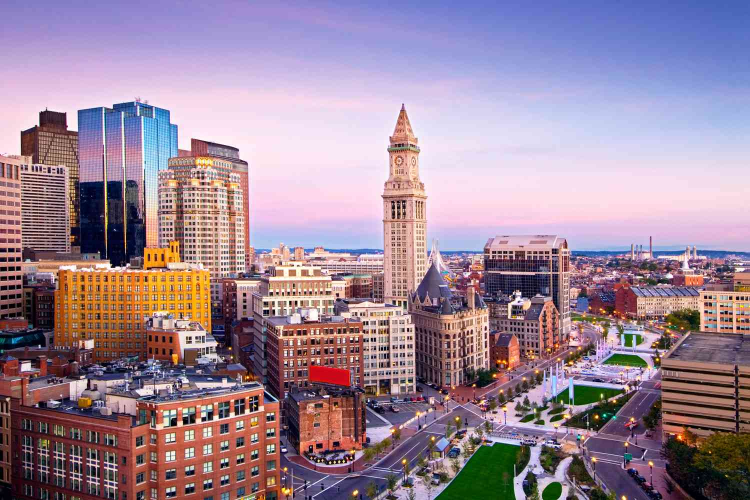
#> input picture learnings/photos/boston.jpg, 1500 x 1000 px (shown at 1/2 size)
$ python transformations.py
#> lines starting #> are read from the running program, lines starting #| are printed output that depends on the picture
import cv2 as cv
import numpy as np

img = cv.imread('../photos/boston.jpg')
#> img is the input picture: shape (1000, 1500, 3); mean B, G, R 152.1, 134.2, 156.3
cv.imshow('Boston', img)

# Translations
# Shifting the image up, down, left, right along x-y axis

def translate(img, x, y):
    transMat = np.float32([[1,0,x],[0,1,y]])
    dimensions = (img.shape[1], img.shape[0])
    return cv.warpAffine(img, transMat, dimensions)

# -x -> left
# -y -> up
# x -> right
# y -> down

# translated = translate(img, 100, 100) # shift image right by 100 pixels and down by 100 pixels
# cv.imshow('Translated Right Down', translated)

# translated = translate(img, -100, 100) # shift image left by 100 pixels and down by 100 pixels
# cv.imshow('Translated Left Down', translated)


# Rotation
# By default: rotation around centered point
def rotate(img, angle, rotPoint=None):
    (height, width) = img.shape[:2]

    if rotPoint is None: # rotate about center
        rotPoint = (width//2, height//2)

    rotMat = cv.getRotationMatrix2D(rotPoint, angle, 1.0) # WE DON'T WANT TO SCALE SO KEEP IT "1.0"
    dimensions = (width,height)

    return cv.warpAffine(img, rotMat, dimensions)


# [17 lines of commented-out code are left out]
flip = cv.flip(img, 1) # flip code can be 0,1,-1....."0" flipping the image vertically, "1" flip the image horizontally or over y-axis, "-1" both vertically and horizontally
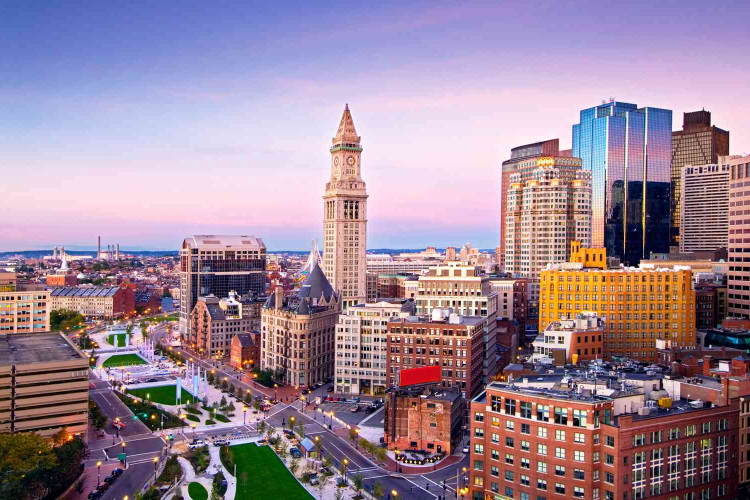
#> flip: shape (1000, 1500, 3) (shown at 1/2 size); mean B, G, R 152.1, 134.2, 156.3
cv.imshow('Flip', flip)

# Cropping
cropped = img[200:400, 300:400]
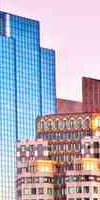
#> cropped: shape (200, 100, 3); mean B, G, R 190.1, 175.3, 177
cv.imshow('Cropped', cropped)

cv.waitKey(0)
